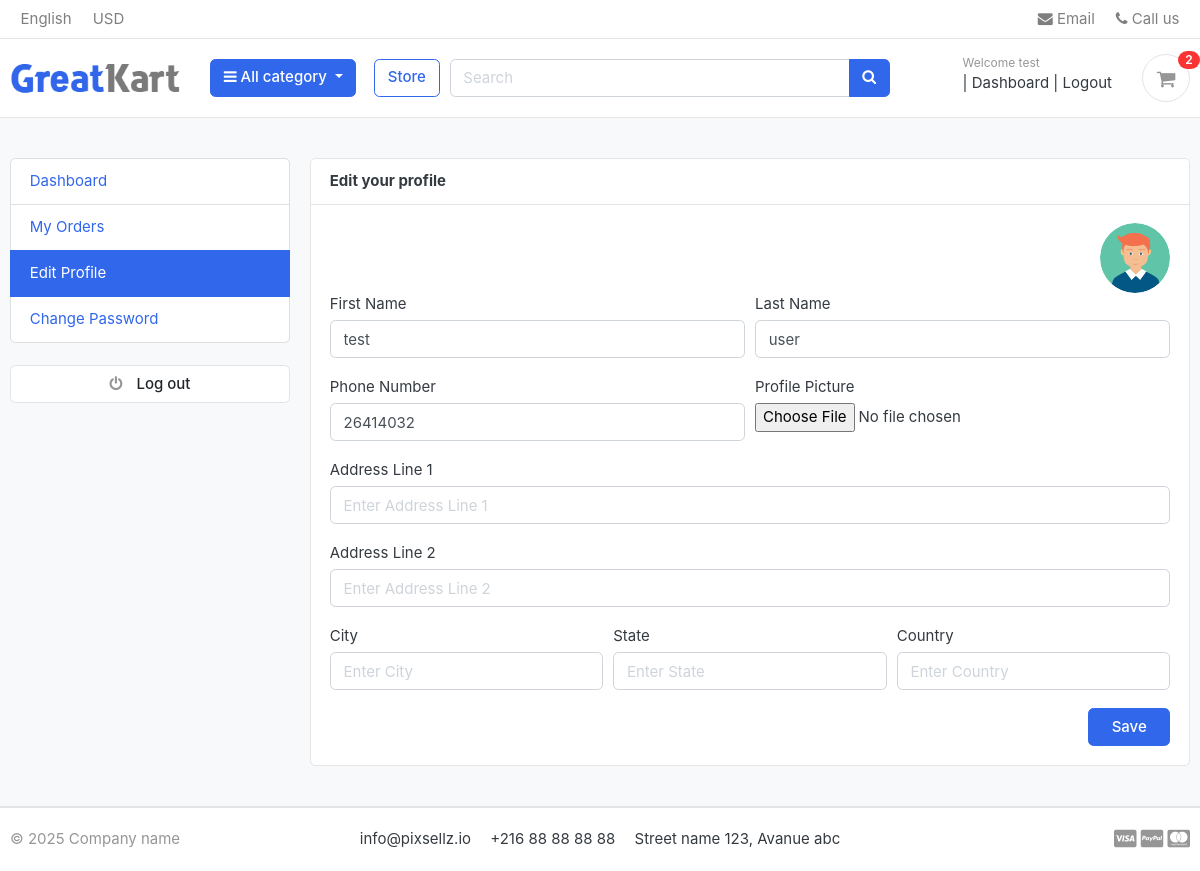
/accounts/edit_profile/ (signed in), run on the app's committed database.
### account/models.py (models this page shows, shortened)
class Account(AbstractBaseUser):
    first_name = models.CharField(max_length=50)
    last_name = models.CharField(max_length=50)
    username = models.CharField(max_length=50, unique=True)
    email = models.EmailField(max_length=100, unique=True)
    phone_number = models.CharField(max_length=50)
    date_joined = models.DateTimeField(auto_now_add=True)
    last_login = models.DateTimeField(auto_now_add=True)
    is_admin = models.BooleanField(default=False)
    is_staff = models.BooleanField(default=False)
    is_active = models.BooleanField(default=False)
    is_superadmin = models.BooleanField(default=False)
    USERNAME_FIELD = 'email'
    REQUIRED_FIELDS = ['username', 'first_name', 'last_name']
    objects = MyAccountManager()

class UserProfile(models.Model):
    user = models.OneToOneField(Account, on_delete=models.CASCADE)
    address_line_1 = models.CharField(blank=True, max_length=100)
    address_line_2 = models.CharField(blank=True, max_length=100)
    city = models.CharField(blank=True, max_length=20)
    state = models.CharField(blank=True, max_length=20)
    country = models.CharField(blank=True, max_length=20)
    profile_picture = models.ImageField(blank=True, upload_to='images/users/')

### account/views.py (the view)
# urls.py: path('edit_profile/', views.edit_profile, name='edit_profile'),
@login_required(login_url='login')
def edit_profile(request):
    userprofile, created = UserProfile.objects.get_or_create(user=request.user)
    if request.method == 'POST':
        user_form = UserForm(request.POST, instance=request.user)
        profile_form = UserProfileForm(request.POST, request.FILES, instance=userprofile)
        if user_form.is_valid() and profile_form.is_valid():
            user_form.save()
            profile_form.save()
            messages.success(request, 'Your Profile Has Been Updated.')
            return redirect('edit_profile')
    else:
        user_form = UserForm(instance=request.user)
        profile_form = UserProfileForm(instance=userprofile)
    context = {
        'user_form': user_form,
        'profile_form': profile_form,
        'userprofile': userprofile,
    }
    return render(request, 'accounts/edit_profile.html', context)

### account/forms.py
class UserForm(forms.ModelForm):
    class Meta:
        model = Account
        fields = ('first_name', 'last_name', 'phone_number')
    def __init__(self, *args, **kwargs):
        super(UserForm, self).__init__(*args, **kwargs)
        for field in self.fields:
            self.fields[field].widget.attrs.update({
                'class': 'form-control',
                'placeholder': f'Enter {field.replace("_", " ").title()}'
            })

class UserProfileForm(forms.ModelForm):
    profile_picture = forms.ImageField(required=False, error_messages = {'invalid': ("Image files only")}, widget=forms.FileInput )
    class Meta:
        model = UserProfile
        fields = ('address_line_1', 'address_line_2', 'city', 'state', 'country', 'profile_picture')
    def __init__(self, *args, **kwargs):
        super(UserProfileForm, self).__init__(*args, **kwargs)
        for field in self.fields:
            if field != 'profile_picture':
                self.fields[field].widget.attrs.update({
                    'class': 'form-control',
                    'placeholder': f'Enter {field.replace("_", " ").title()}'
                })

### Category/context_processors.py (called while the page is built)
def menu_links(request):
   links = Category.objects.all()
   return dict(links=links)

### Category/models.py (called while the page is built)
    def get_url(self):
            return reverse('products_by_category', args=[self.slug])

### carts/context_processors.py (called while the page is built)
def counter(request):
    cart_count = 0
    if 'admin' in request.path:
        return {}
    else:
        try:
            cart = Cart.objects.filter(cart_id=_cart_id(request))
            if request.user.is_authenticated:
                cart_items = CartItem.objects.all().filter(user=request.user)
            else:
                cart_items = CartItem.objects.all().filter(cart=cart[:1])
            for cart_item in cart_items:
                cart_count += cart_item.quantity
        except Cart.DoesNotExist:
            cart_count = 0
    return dict(cart_count=cart_count)

### carts/views.py (called while the page is built)
def _cart_id(request):
    cart = request.session.session_key
    if not cart:
        cart = request.session.create()
    return cart

### templates/accounts/edit_profile.html (shortened to what this page needs)
{% extends 'base.html' %}
{% block content %}
<section class="section-conten padding-y bg">
  <div class="container">
    <div class="row">
      {% include 'includes/dashboard_sidebar.html' %}
      <main class="col-md-9">
        <article class="card">
          <header class="card-header">
            <strong class="d-inline-block mr-3">Edit your profile</strong>
          </header>
          <div class="card-body">
            <div class="text-right">
              <img src="{{userprofile.profile_picture.url}}" alt="Profile Picture" width="70" style="border-radius: 50px;" >
            </div>
            <form action="{% url 'edit_profile' %}" method="POST" enctype="multipart/form-data">
              <div class="form-row">
                <div class="form-group col-md-6">
                  <label>First Name</label>
                  {{user_form.first_name}}
                </div>
                <div class="form-group col-md-6">
                  <label>Last Name</label>
                  {{user_form.last_name}}
                </div>
              </div>
              <div class="form-row">
                <div class="form-group col-md-6">
                  <label>Phone Number</label>
                  {{user_form.phone_number}}
                </div>
                <div class="form-group col-md-6">
                  <label>Profile Picture</label>
                  {{profile_form.profile_picture}}
                </div>
              </div>
              <div class="form-group">
                <label>Address Line 1</label>
                {{profile_form.address_line_1}}
              </div>
              <div class="form-group">
                <label>Address Line 2</label>
                {{profile_form.address_line_2}}
              </div>
              <div class="form-row">
                <div class="form-group col-md-4">
                  <label>City</label>
                  {{profile_form.city}}
                </div>
                <div class="form-group col-md-4">
                  <label>State</label>
                  {{profile_form.state}}
                </div>
                <div class="form-group col-md-4">
                  <label>Country</label>
                  {{profile_form.country}}
                </div>
              </div>
              <div class="text-right">
                <input type="submit" value="Save" class="btn btn-primary px-4" />
              </div>
            </form>
          </div>
        </article>
      </main>
    </div>
  </div>
</section>
{% endblock %}

### templates/includes/navbar.html (shortened to what this page needs)
{% load static %}
<header class="section-header">
  <nav class="navbar p-md-0 navbar-expand-sm navbar-light border-bottom">
    <div class="container">
      <div class="collapse navbar-collapse" id="navbarTop4">
        <ul class="navbar-nav mr-auto">
          <li class="nav-item"><a href="#" class="nav-link">English</a></li>
          <li class="nav-item"><a href="#" class="nav-link">USD</a></li>
        </ul>
        <ul class="navbar-nav">
          <li><a href="#" class="nav-link"><i class="fa fa-envelope"></i> Email</a></li>
          <li><a href="#" class="nav-link"><i class="fa fa-phone"></i> Call us</a></li>
        </ul>
      </div>
    </div>
  </nav>
  <section class="header-main border-bottom">
    <div class="container">
      <div class="row align-items-center">
        <div class="col-lg-2 col-md-3 col-6">
          <a href="{% url 'home' %}" class="brand-wrap">
            <img class="logo" src="{% static 'images/logo.png' %}" alt="Logo">
          </a>
        </div>
        <div class="col-lg col-sm col-md col-6 flex-grow-0">
          <div class="category-wrap dropdown d-inline-block float-right">
            <button type="button" class="btn btn-primary dropdown-toggle" data-toggle="dropdown" aria-expanded="false">
              <i class="fa fa-bars"></i> All category
            </button>
          </div>
        </div>
        <a href="{% url 'store' %}" class="btn btn-outline-primary ml-2">Store</a>
        <div class="col-lg col-md-6 col-sm-12 col">
          <form action="{% url 'search' %}" class="search" method='GET'>
            <div class="input-group w-100">
              <input type="text" class="form-control" placeholder="Search" name="keyword">
              <div class="input-group-append">
                <button class="btn btn-primary" type="submit">
                  <i class="fa fa-search"></i>
                </button>
              </div>
            </div>
          </form>
        </div>
        <div class="col-lg-3 col-sm-6 col-8 order-2 order-lg-3">
          <div class="d-flex justify-content-end mb-3 mb-lg-0">
            {% if user.id is None %}
            <div class="widget-header">
              <small class="title text-muted">Welcome guest!</small>
              <div>
                <a href="{% url 'login' %}">Sign in</a>
                <span class="dark-transp"> | </span>
                <a href="{% url 'register' %}">Register</a>
              </div>
            </div>
            {% else %}
             <div class="widget-header">
              <small class="title text-muted">Welcome {{user.first_name}}</small>
              <div>
                <span class="dark-transp"> | </span>
                <a href="{% url 'dashboard' %}">Dashboard</a><span class="dark-transp"> | </span>
                <a href="{% url 'logout' %}">Logout</a>
              </div>
            </div>
            {% endif %}
            <a href="{% url 'cart' %}" class="widget-header pl-3 ml-3">
              <div class="icon icon-sm rounded-circle border"><i class="fa fa-shopping-cart"></i></div>
              <span class="badge badge-pill badge-danger notify">{{cart_count}}</span>
            </a>
          </div>
        </div>
      </div>
    </div>
  </section>
</header>

### static/css/ui.css (style rules this page uses)
html { font-family: "Inter", sans-serif; font-size: 15px; }
.icon-xs, .icon-sm, .icon-md, .icon-lg { display: inline-block; text-align: center; flex-shrink: 0; flex-grow: 0; }
.icon-sm { width: 48px; height: 48px; line-height: 48px !important; font-size: 20px; }
.padding-y { padding-top: 40px; padding-bottom: 40px; }
article:after, .form-group:after { display: block; clear: both; content: ""; }
.bg { background-color: #f8f9fa; }
.header-main { position: relative; padding-top: 1rem; padding-bottom: 1rem; }
.brand-wrap .logo, .navbar-brand .logo { margin-right: 7px; max-height: 42px; display: inline-block; }
.widget-header { display: inline-block; vertical-align: middle; position: relative; }
.widget-header a { color: #343a40; }
.widget-header i { color: #969696; }
.widget-header .title { display: block; }
.widget-header .notify { position: absolute; top: -3px; right: -10px; }
.notify { position: absolute; top: -4px; right: -10px; display: inline-block; padding: 0.25em 0.6em; font-size: 12px; line-height: 1; text-align: center; border-radius: 3rem; color: #fff; background-color: #fa3434; }

### data on the page
Account: first_name "test", last_name "user", phone_number "26414032"
UserProfile: profile_picture (placeholder picture)

### other printed values
{{ cart_count }} "2"
